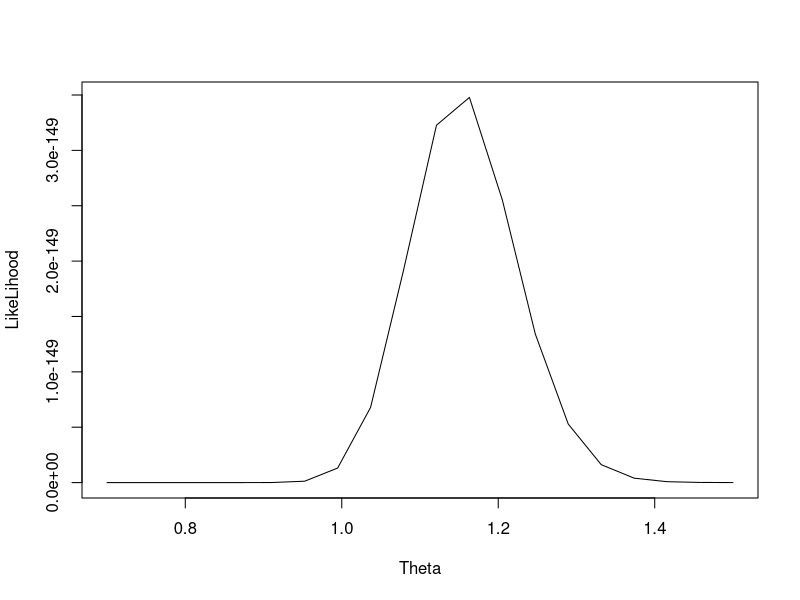

Write the R code that produced this figure. (Note: this script raises an error after producing the figure.)
# reference slide 38

library(ggplot2)
Theta <- 1.1
# Choose a value for Theta to be estimated
n <- 300
# Number of samples
x <- rexp(n, rate=1/Theta)
# Generating n samples of exponentially distrib
exp_LikeLihood <- function(theta) {
  LL <- exp(-1*sum(x)/theta)/(theta^n)
}
Theta1 <- seq(0.7,1.5,length.out=20)
z <- exp_LikeLihood(Theta1)
plot(Theta1,z, type="l", xlab="Theta", ylab="LikeLihood")
sprintf("Theta =%4.2f would maximize the Likelihood function of this expone")
